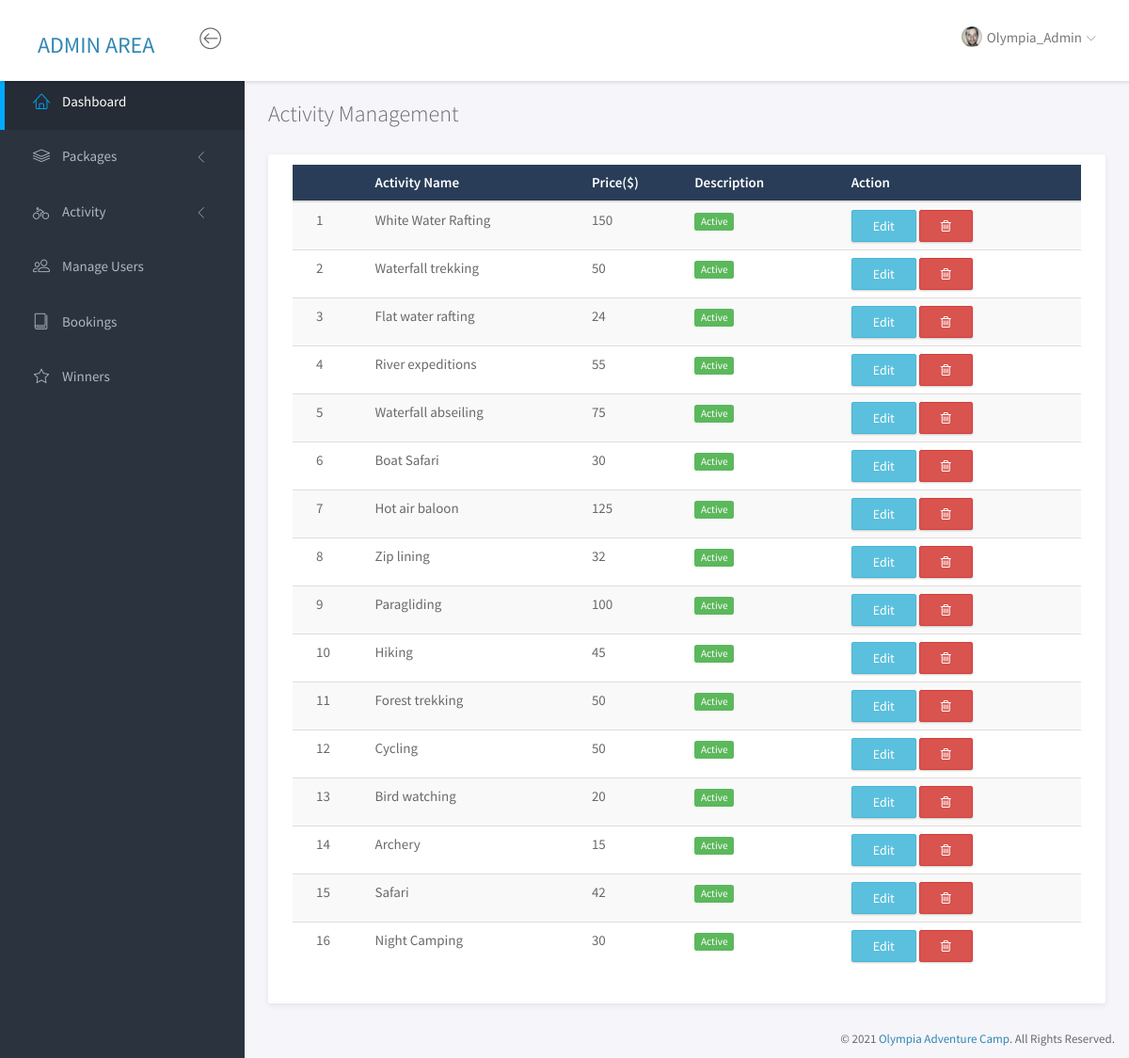
Page /admin/manage_activity.php (signed in) on the committed database.
### tables this page shows
CREATE TABLE IF NOT EXISTS `camp_activity` (
  `aid` int(11) NOT NULL AUTO_INCREMENT,
  `ac_name` varchar(255) DEFAULT NULL,
  `ac_price` varchar(255) DEFAULT NULL,
  `ac_status` varchar(255) DEFAULT NULL,
  `ac_desc` varchar(255) DEFAULT NULL,
  `date_created` timestamp NOT NULL DEFAULT CURRENT_TIMESTAMP ON UPDATE CURRENT_TIMESTAMP,
  PRIMARY KEY (`aid`)
);

### admin/manage_activity.php (the view, shortened to what this page needs)
<!doctype html>
<html lang="en">
<?php include_once "inc/connection.php" ?>
<head>
    <?php include "inc/head.php"; ?>
</head>
<body>
    <div id="wrapper">
        <?php include_once "inc/navbar.php" ?>
        <?php include_once "inc/sidebar.php" ?>
        <div class="main">
            <div class="main-content">
                <div class="container-fluid">
                    <h3 class="page-title">Activity Management</h3>
                    <div class="panel">
                        <div class="panel-body">
                            <table class="table table-striped">
                                <thead>
                                    <tr>
                                        <th></th>
                                        <th>Activity Name</th>
                                        <th>Price($)</th>
                                        <th>Description</th>
                                        <th>Action</th>
                                    </tr>
                                </thead>
                                <tbody>
                                    <?php
                                    $sql = "SELECT * FROM camp_activity";
                                    $result = mysqli_query($conn, $sql);
                                    if (mysqli_num_rows($result) > 0) {
                                        while ($row = mysqli_fetch_assoc($result)) {
                                    ?>
                                    <tr>
                                        <td><?php echo $row["aid"] ?></td>
                                        <td><?php echo $row["ac_name"] ?></td>
                                        <td><?php echo $row["ac_price"] ?></td>
                                        <td><?php if ($row["ac_status"] == "active") {
                                                        echo "<span class='label label-success'>Active</span>";
                                                    } else {
                                                        echo "<span class='label label-danger'>Inactive</span>";
                                                    } ?> </td>
                                        <td>
                                            <a href="activity_edit.php?aid=<?php echo $row["aid"]?>" class="btn btn-info" >Edit</a>
                                            <button type="button" class="btn btn-danger"><i class="fa fa-trash-o"></i></button>
                                        </td>
                                    </tr>
                                    <?php
                                        }
                                    } else {
                                        echo "0 results";
                                    }
                                    ?>
                                </tbody>
                            </table>
                        </div>
                    </div>
                </div>
            </div>
        </div>
        <?php include_once "inc/footer.php" ?>
    </div>
</body>
</html>

### admin/assets/css/main.css (style rules this page uses)
html { position: relative; min-height: 100%; }
body { background-color: #F3F5F8; font-family: "Source Sans Pro", sans-serif; font-size: 15px; color: #676a6d; }
a { color: #3287B2; }
th { font-weight: 600; }
.page-title { margin-top: 0; margin-bottom: 30px; font-weight: 300; }
#wrapper .main { -webkit-transition: all 0.3s ease-in-out; -moz-transition: all 0.3s ease-in-out; -ms-transition: all 0.3s ease-in-out; -o-transition: all 0.3s ease-in-out; transition: all 0.3s ease-in-out; width: calc(100% - 260px); left: 0; position: relative; float: right; background-color: #f5f5fa; }
#wrapper #sidebar-nav, #wrapper .main { padding-top: 80px; }
.main-content { padding: 28px 10px; }
.btn { -webkit-border-radius: 2px; -moz-border-radius: 2px; border-radius: 2px; -moz-box-shadow: 0px 1px 2px 0 rgba(0, 0, 0, 0.2); -webkit-box-shadow: 0px 1px 2px 0 rgba(0, 0, 0, 0.2); box-shadow: 0px 1px 2px 0 rgba(0, 0, 0, 0.2); padding: 6px 22px; }
.panel { -webkit-border-radius: 3px; -moz-border-radius: 3px; border-radius: 3px; -moz-box-shadow: 0 2px 6px rgba(0, 0, 0, 0.08); -webkit-box-shadow: 0 2px 6px rgba(0, 0, 0, 0.08); box-shadow: 0 2px 6px rgba(0, 0, 0, 0.08); background-color: #fff; margin-bottom: 30px; }
.panel .panel-heading, .panel .panel-body, .panel .panel-footer { padding-left: 25px; padding-right: 25px; }
.panel .panel-body { padding-top: 10px; padding-bottom: 15px; }
.panel .table > thead > tr > td:first-child, .panel .table > thead > tr > th:first-child, .panel .table > tbody > tr > td:first-child, .panel .table > tbody > tr > th:first-child, .panel .table > tfoot > tr > td:first-child, .panel .table > tfoot > tr > th:first-child { padding-left: 25px; }
.panel .table > thead > tr > td:last-child, .panel .table > thead > tr > th:last-child, .panel .table > tbody > tr > td:last-child, .panel .table > tbody > tr > th:last-child, .panel .table > tfoot > tr > td:last-child, .panel .table > tfoot > tr > th:last-child { padding-left: 25px; }
.table thead { background: #293d58 !important; color: #fff !important; }
.label { font-weight: normal; }

### rows in the picture
camp_activity: aid "1", ac_name "White Water Rafting", ac_price "150", ac_status "Active"
camp_activity: aid "2", ac_name "Waterfall trekking", ac_price "50", ac_status "Active"
camp_activity: aid "3", ac_name "Flat water rafting", ac_price "24", ac_status "Active"
camp_activity: aid "4", ac_name "River expeditions", ac_price "55", ac_status "Active"
camp_activity: aid "5", ac_name "Waterfall abseiling", ac_price "75", ac_status "Active"
camp_activity: aid "6", ac_name "Boat Safari", ac_price "30", ac_status "Active"
camp_activity: aid "7", ac_name "Hot air baloon", ac_price "125", ac_status "Active"
camp_activity: aid "8", ac_name "Zip lining", ac_price "32", ac_status "Active"
camp_activity: aid "9", ac_name "Paragliding", ac_price "100", ac_status "Active"
camp_activity: aid "10", ac_name "Hiking", ac_price "45", ac_status "Active"
camp_activity: aid "11", ac_name "Forest trekking", ac_price "50", ac_status "Active"
camp_activity: aid "12", ac_name "Cycling", ac_price "50", ac_status "Active"
camp_activity: aid "13", ac_name "Bird watching", ac_price "20", ac_status "Active"
camp_activity: aid "14", ac_name "Archery", ac_price "15", ac_status "Active"
camp_activity: aid "15", ac_name "Safari", ac_price "42", ac_status "Active"
camp_activity: aid "16", ac_name "Night Camping", ac_price "30", ac_status "Active"
